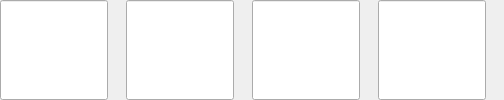
               <widget class="QWidget" name="widget_derivative0" native="true">
                <layout class="QHBoxLayout" name="horizontalLayout_27">
                 <property name="spacing">
                  <number>18</number>
                 </property>
                 <property name="leftMargin">
                  <number>0</number>
                 </property>
                 <property name="topMargin">
                  <number>0</number>
                 </property>
                 <property name="rightMargin">
                  <number>0</number>
                 </property>
                 <property name="bottomMargin">
                  <number>0</number>
                 </property>
                 <item>
                  <widget class="LinkLabel" name="linkLabel_derivative0">
                   <property name="sizePolicy">
                    <sizepolicy hsizetype="Preferred" vsizetype="Preferred">
                     <horstretch>0</horstretch>
                     <verstretch>0</verstretch>
                    </sizepolicy>
                   </property>
                   <property name="minimumSize">
                    <size>
                     <width>0</width>
                     <height>44</height>
                    </size>
                   </property>
                  </widget>
                 </item>
                 <item>
                  <widget class="LinkLabel" name="linkLabel_derivative1">
                   <property name="sizePolicy">
                    <sizepolicy hsizetype="Preferred" vsizetype="Preferred">
                     <horstretch>0</horstretch>
                     <verstretch>0</verstretch>
                    </sizepolicy>
                   </property>
                   <property name="minimumSize">
                    <size>
                     <width>0</width>
                     <height>44</height>
                    </size>
                   </property>
                  </widget>
                 </item>
                 <item>
                  <widget class="LinkLabel" name="linkLabel_derivative2">
                   <property name="sizePolicy">
                    <sizepolicy hsizetype="Preferred" vsizetype="Preferred">
                     <horstretch>0</horstretch>
                     <verstretch>0</verstretch>
                    </sizepolicy>
                   </property>
                   <property name="minimumSize">
                    <size>
                     <width>0</width>
                     <height>44</height>
                    </size>
                   </property>
                  </widget>
                 </item>
                 <item>
                  <widget class="LinkLabel" name="linkLabel_derivative3">
                   <property name="sizePolicy">
                    <sizepolicy hsizetype="Preferred" vsizetype="Preferred">
                     <horstretch>0</horstretch>
                     <verstretch>0</verstretch>
                    </sizepolicy>
                   </property>
                   <property name="minimumSize">
                    <size>
                     <width>0</width>
                     <height>44</height>
                    </size>
                   </property>
                  </widget>
                 </item>
                 <item>
                  <spacer name="horizontalSpacer_10">
                   <property name="orientation">
                    <enum>Qt::Horizontal</enum>
                   </property>
                   <property name="sizeHint" stdset="0">
                    <size>
                     <width>18</width>
                     <height>20</height>
                    </size>
                   </property>
                  </spacer>
                 </item>
                </layout>
               </widget>
